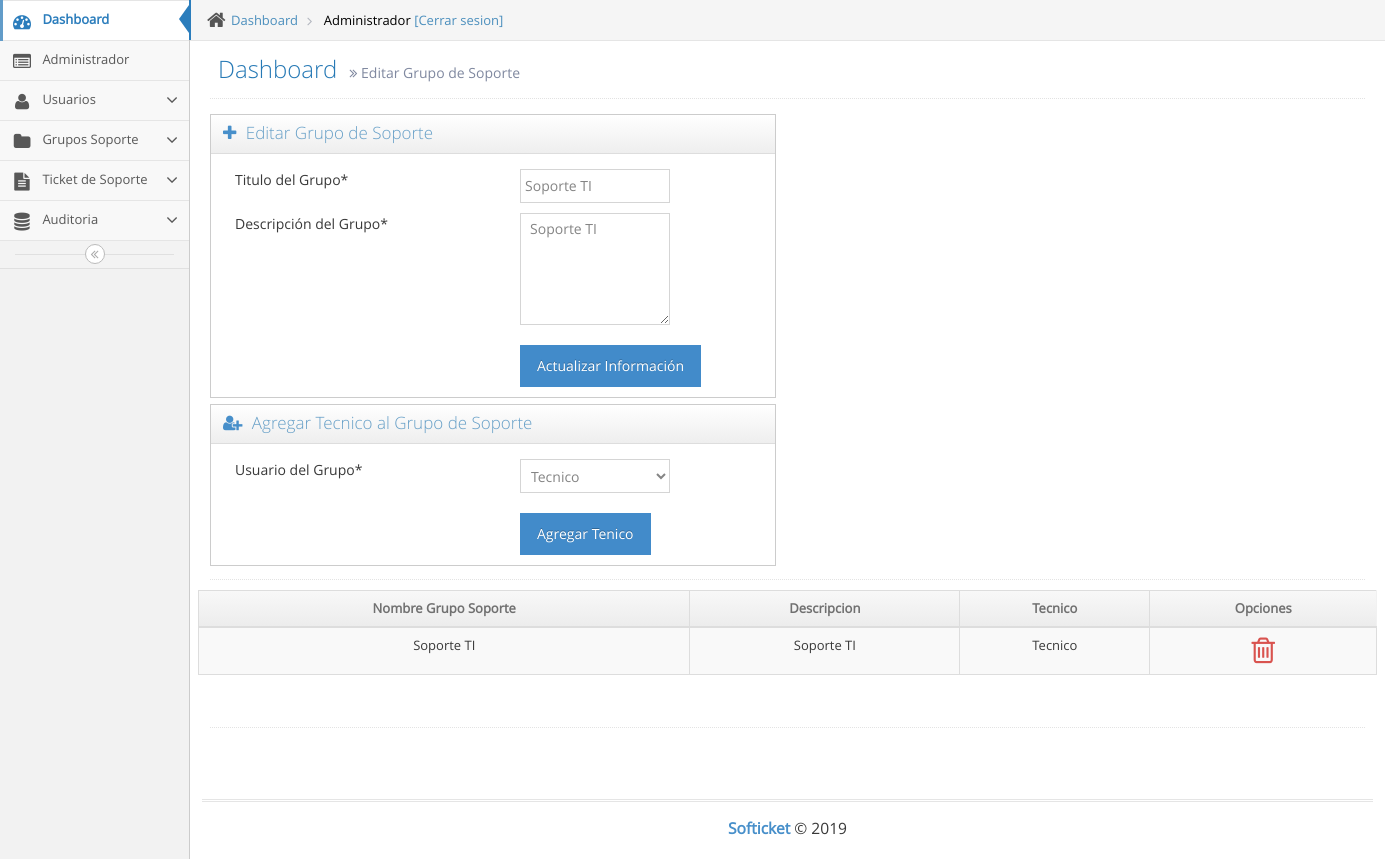
Screenshot of /Dashboard/gruposoporte_editar.php?id=1 (signed in) with the database file from the repository.
### tables this page shows
CREATE TABLE gruposoporte (
gsoporte_id INT NOT NULL AUTO_INCREMENT,
gsoporte_titulo VARCHAR(50),
gsoporte_descripcion VARCHAR(50),
user_id INT,
PRIMARY KEY (gsoporte_id)
);

CREATE TABLE gruposoporte_usuarios (
    gsoporte_usuarios_id INT NOT NULL AUTO_INCREMENT,
    gsoporte_id INT,
    user_id INT,
    PRIMARY KEY (gsoporte_usuarios_id)
);

CREATE TABLE usuarios (
    user_id INT NOT NULL AUTO_INCREMENT,
    user_nombre VARCHAR(50) NOT NULL,
    user_correo VARCHAR(255) NOT NULL,
    user_password VARCHAR(255) NOT NULL,
    user_empresa VARCHAR(50) NOT NULL,
    user_direccion VARCHAR(50) NOT NULL,
    user_telefono VARCHAR(15) NOT NULL,
    user_web_empresa VARCHAR(50) NOT NULL,
    user_cargo VARCHAR(50) NOT NULL,
    user_fecha_creacion date NOT NULL DEFAULT CURRENT_TIMESTAMP,
    priv_id INT NOT NULL,
    PRIMARY KEY (user_id)
);

### config.php (called while the page is built, shortened)
<?php
function limpiar($data)
{
    $data = trim($data);
    $data = stripslashes($data);
    $data = htmlspecialchars($data);
    return $data;
}

### Dashboard/gruposoporte_editar.php (the view, shortened to what this page needs)
<?php
include_once '../config.php';
$link = Conectarse();
$id_existe = limpiar($_GET['id']);
if ($id_existe > 0) {
    $id = "SELECT
                *
            FROM
                gruposoporte
            WHERE
                gsoporte_id = " . $id_existe . "
            AND LENGTH(gsoporte_titulo) > 0
                LIMIT 1;";
    $soporte_id = mysqli_query($link, $id);
    $row = $soporte_id->fetch_assoc();
    if (isset($_GET['id']) && !empty($_GET['id']) && !empty($row['gsoporte_id'])) {
        $gruposoporte_id = limpiar($_GET['id']);
        $query_historico = "INSERT INTO gruposoporte_historico
                            SELECT
                                NULL,
                                gsoporte_id,
                                gsoporte_titulo,
                                gsoporte_descripcion,
                                NULL
                            FROM
                                gruposoporte
                            WHERE
                                gsoporte_id = '$id_existe';";
        mysqli_query($link, $query_historico);
        $query_tecnicos = "SELECT
                            user_id,
                            user_nombre
                            FROM usuarios
                            WHERE priv_id = 2
                            AND length(user_nombre) > 0;";
        $ticket_tenicos = mysqli_query($link, $query_tecnicos);
        $gruposoporte = "SELECT
                            gu.gsoporte_id,
                            gsoporte_titulo,
                            gsoporte_descripcion,
                            gu.user_id,
                            user_nombre
                        FROM
                            gruposoporte_usuarios gu
                        INNER JOIN
                            gruposoporte g ON gu.gsoporte_id = g.gsoporte_id
                        INNER JOIN
                            usuarios u ON gu.user_id = u.user_id
                        WHERE
                            gu.gsoporte_id = " . $id_existe . ";";
        $lista_gruposoporte_choosed = mysqli_query($link, $gruposoporte);
    } else {
        header("Location: " . SITIO_WEB_DASHBOARD . "/gruposoporte_administrar.php");
    }
} else {
    header("Location: " . SITIO_WEB_DASHBOARD . "/gruposoporte_administrar.php");
}
$query_editar = "SELECT *
                            FROM
                                gruposoporte
                            WHERE
                                gsoporte_id = " . $gruposoporte_id . "
                            AND
                                LENGTH(gsoporte_titulo) > 0
                            LIMIT
                                1
                            ;";
$ticket_editar = mysqli_query($link, $query_editar);
$ticket_row_editar = $ticket_editar->fetch_assoc();
include_once 'menu/header.php'
?>
<div class="page-header">
    <h1>
        Dashboard
        <small>
            <i class="ace-icon fa fa-angle-double-right"></i>
            Editar Grupo de Soporte
        </small>
    </h1>
</div>
<div class="row">
    <div class="col-xs-6">
        <div class="widget-box">
            <div class="widget-header">
                <h4 class="widget-title lighter smaller">
                    <i class="ace-icon fa fa-plus blue"></i> Editar Grupo de Soporte
                </h4>
            </div>
            <div class="container">
                <form method="post" id="gsoporte_form" action="./gruposoporte_editar.php?id=<?php echo $row['gsoporte_id']; ?>">
                    <div class="form-group">
                        <label for="gsoporte_titulo" class="control-label col-md-3"> Titulo del Grupo<span>*</span>
                        </label>
                        <div class="controls col-md-9">
                            <input class="input-md form-control" maxlength="50" value="<?php echo $ticket_row_editar['gsoporte_titulo']; ?>" id="gsoporte_titulo" name="gsoporte_titulo" style="margin-bottom: 10px" type="text" />
                        </div>
                    </div>
                    <div class="form-group">
                        <label for="gsoporte_descripcion" class="control-label col-md-3 "> Descripción del
                            Grupo<span>*</span> </label>
                        <div class="controls col-md-9">
                            <textarea class="input-md form-control" id="gsoporte_descripcion" name="gsoporte_descripcion" style="margin-bottom: 10px" type="text" cols="30" rows="5" contenteditable="true" onchange="this.value=(this.value.replace('/[\n\r](?!\w)/gi','')).trim();" type="text" data-bind="value: myValue, hasFocus: cleared"><?php echo limpiar($ticket_row_editar['gsoporte_descripcion']); ?></textarea>
                        </div>
                    </div>
                    <div class="form-group">
                        <div class="aab controls col-md-3 "></div>
                        <div class="controls col-md-9">
                            <input type="submit" value="Actualizar Información" name="gsoporte_form" class="btn btn-primary" id="button-id-signup" style="margin-bottom: 10px;margin-top: 10px" />
                        </div>
                    </div>
                </form>
            </div>
        </div>
    </div>
</div>
<div class="row">
    <div class="col-sm-6">
        <div class="widget-box">
            <div class="widget-header">
                <h4 class="widget-title lighter smaller">
                    <i class="ace-icon fa fa-user-plus blue"></i> Agregar Tecnico al Grupo de Soporte
                </h4>
            </div>
            <div class="container">
                <form method="post" id="gsoporte_form2" action="./gruposoporte_editar.php?id=<?php echo $row['gsoporte_id']; ?>">
                    <div class="form-group">
                        <label for="gsoporte_user_id" class="control-label col-md-3 "> Usuario del Grupo<span>*</span>
                        </label>
                        <div class="controls col-md-9">
                            <select class="form-control input-md dropdown-toggle" name="user_tenico" id="user_tenico" style="margin-bottom: 10px">
                                <?php
                                while ($lista_tecnicos = mysqli_fetch_assoc($ticket_tenicos)) {
                                    echo "<option value=" . $lista_tecnicos['user_id'] . ">" . $lista_tecnicos['user_nombre'] . "</option>";
                                }
                                ?>
                            </select>
                        </div>
                    </div>
                    <div class="form-group">
                        <div class="aab controls col-md-3 "></div>
                        <div class="controls col-md-9 ">
                            <input type="submit" value="Agregar Tenico" name="gsoporte_form2" class="btn btn-primary" id="button-id-signup" style="margin-bottom: 10px;margin-top: 10px" />
                        </div>
                    </div>
                </form>
            </div>
        </div>
    </div>
</div>
<div class="hr hr10 hr-dotted"></div>
<div class="row">
    <div class="col-xs-12">
        <div class="row">
            <div class="col-xs-12">
                <div class="row">
                    <div class="card">
                        <div class="card-body">
                            <div id="table" class="table-editable">
                                <table class="table table-bordered table-responsive-md table-striped text-center">
                                    <thead>
                                        <tr>
                                            <th class="text-center">Nombre Grupo Soporte</th>
                                            <th class="text-center">Descripcion</th>
                                            <th class="text-center">Tecnico</th>
                                            <th class="text-center">Opciones</th>
                                        </tr>
                                    </thead>
                                    <tbody>
                                        <?php
                                        if (($lista_gruposoporte_choosed) && $lista_gruposoporte_choosed->num_rows > 0) {
                                            while ($row = $lista_gruposoporte_choosed->fetch_assoc()) {
                                                ?>
                                                <tr>
                                                    <td class="pt-3-half">
                                                        <?php echo $row['gsoporte_titulo']; ?>
                                                    </td>
                                                    <td class="pt-3-half">
                                                        <?php echo $row['gsoporte_descripcion']; ?>
                                                    </td>
                                                    <td class="pt-3-half">
                                                        <?php echo $row['user_nombre']; ?>
                                                    </td>
                                                    <td>
                                                        <a href="./gruposoporte_editar_eliminar.php?id=<?php
                                                                                                        echo $row['gsoporte_id'] . "&user=" . $row['user_id'];
                                                                                                        ?>" style="text-decoration:none">
                                                            <i class="ace-icon fa fa-trash-o bigger-230" style="color:#d9534f"> </i>
                                                        </a>
                                                    <?php
                                                    }
                                                } else {
                                                    echo "<tr>";
                                                    echo "<b>No hay Tecnicos asociados al Ticket</b>";
                                                    echo "</tr>";
                                                }
                                                ?>
                                        </tr>
                                    </tbody>
                                </table>
                            </div>
                        </div>
                    </div>
                </div>
                <div class="hr hr32 hr-dotted"></div>
            </div>
        </div>
    </div>
</div>
<?php
include_once 'menu/footer.php'
?>

### rows the page displays
gruposoporte: gsoporte_titulo "Soporte TI", gsoporte_descripcion "Soporte TI"
gruposoporte_usuarios: gsoporte.gsoporte_titulo "Soporte TI", gsoporte.gsoporte_descripcion "Soporte TI", user.user_nombre "Tecnico"

### other values shown
$_COOKIE['user_nombre'] "Administrador"
form field user_tenico "Tecnico"
